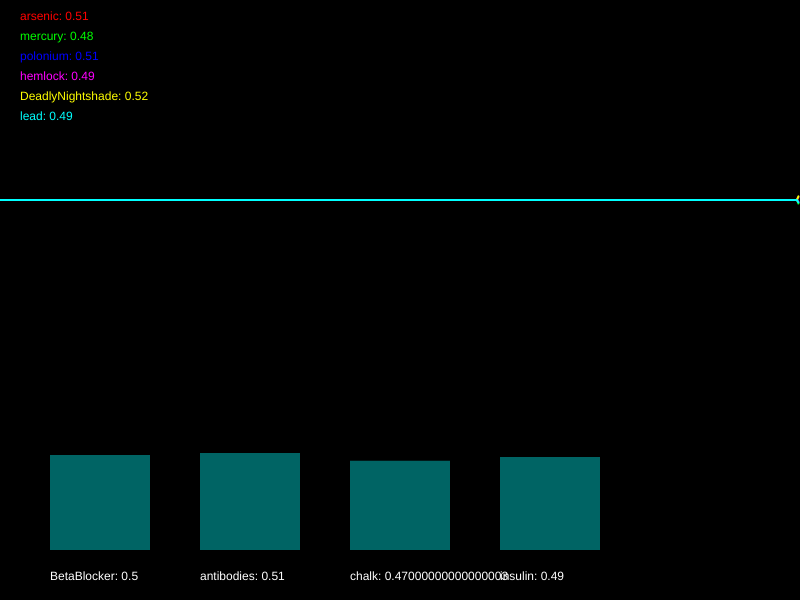
Frame 1 (no input)
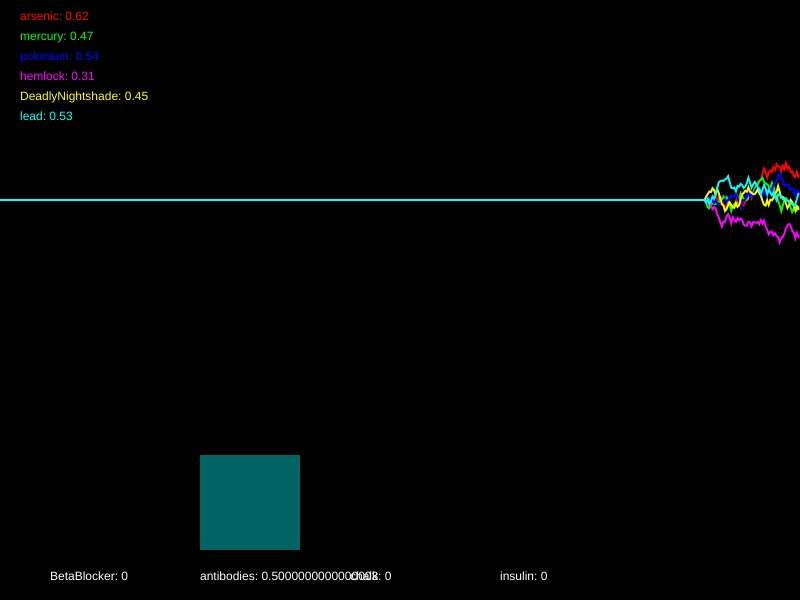
Frame 60 (no input)
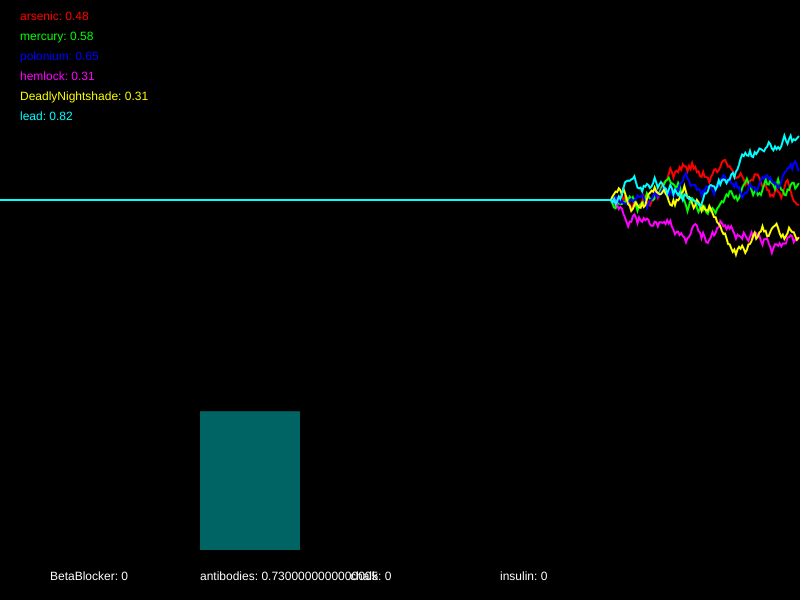
Frame 120 (the mouse pressed at the canvas centre since frame 60)

The p5.js sketch that drew these frames (run headless with seeded random() and noise() and a simulated clock; from frame 60 on, the mouse is pressed at the canvas centre):

// p5.js sketch
// ── sketch.js
/*

Officer: 5031189
CaseNum: 401-2-70076233-5031189

Case 401 - The Case of Norbert's Weiner Stand
Stage 3 - Bilious bagel

As I suspected Norbert has struck again. Ever inventive he’s set up a bagel stand and has laced the cream cheese with an ingenious but vicious toxin. This one is quite deadly so get yourself down to the lab right away.

You must develop the antidote by using conditional statements in the draw loop to do the following.

	- When polonium goes above 0.47, or on the other hand, lead dips below 0.67 and hemlock goes above 0.44, reduce BetaBlocker by 0.05
	- If DeadlyNightshade dips below 0.32 or arsenic goes above 0.49, try increasing BetaBlocker by 0.05
	- If arsenic goes above 0.65 or hemlock goes above 0.35, whilst at the same time, mercury goes above 0.53, reduce antibodies by 0.04
	- If lead dips below 0.73 or polonium dips below 0.28, increment antibodies by 0.01
	- If polonium dips below 0.7 or mercury goes above 0.66, reduce chalk by 0.04
	- When lead goes above 0.4 or DeadlyNightshade goes above 0.29, increase chalk by 0.01
	- When mercury goes above 0.55 or hemlock dips below 0.62, decrement insulin by 0.04
	- When polonium goes above 0.38 and arsenic dips below 0.53, or on the other hand, lead goes above 0.66, raise insulin by 0.03


Your conditional statements should consider the following poisons:

	- arsenic
	- mercury
	- polonium
	- hemlock
	- DeadlyNightshade
	- lead


Your conditional statements should modify the following antidotes:

	- BetaBlocker
	- antibodies
	- chalk
	- insulin


- There are many ways to complete this task but you should only use the following commands:

	if(){}
	>
	<
	&&
	||
	+=
	-=

*/

//Declare the poison variables
var arsenic;
var mercury;
var polonium;
var hemlock;
var DeadlyNightshade;
var lead;

//Declare the antidote variables
var BetaBlocker;
var antibodies;
var chalk;
var insulin;

//This variable is used for drawing the graph
var graphs;

function setup() {
   createCanvas(800, 600);
   strokeWeight(2);

   //initialise the poisons and antidotes
   arsenic = 0.5;
   mercury = 0.5;
   polonium = 0.5;
   hemlock = 0.5;
   DeadlyNightshade = 0.5;
   lead = 0.5;
   BetaBlocker = 0.5;
   antibodies = 0.5;
   chalk = 0.5;
   insulin = 0.5;

   //fills the graph with empty values
   graphs = [];

   for (var i = 0; i < 6; i++) {
      graphs.push([]);
      for (var j = 0; j < 512; j++) {
         graphs[i].push(0.5);
      }
   }
}

function draw() {
   //Develop the antidote below
   //Write conditional statements to change the amount of each substance ...

   // - When polonium goes above 0.47, or on the other hand, lead dips below 0.67 and hemlock goes above 0.44, reduce BetaBlocker by 0.05
   // - If DeadlyNightshade dips below 0.32 or arsenic goes above 0.49, try increasing BetaBlocker by 0.05
   // - If arsenic goes above 0.65 or hemlock goes above 0.35, whilst at the same time, mercury goes above 0.53, reduce antibodies by 0.04
   // - If lead dips below 0.73 or polonium dips below 0.28, increment antibodies by 0.01
   // - If polonium dips below 0.7 or mercury goes above 0.66, reduce chalk by 0.04
   // - When lead goes above 0.4 or DeadlyNightshade goes above 0.29, increase chalk by 0.01
   // - When mercury goes above 0.55 or hemlock dips below 0.62, decrement insulin by 0.04
   // - When polonium goes above 0.38 and arsenic dips below 0.53, or on the other hand, lead goes above 0.66, raise insulin by 0.03

   //////////////////////////////////////////////////////
   if (polonium > 0.47 || (lead < 0.67 && hemlock > 0.44)) BetaBlocker -= 0.05;
   if (DeadlyNightshade < 0.32 || arsenic > 0.49) BetaBlocker += 0.05;
   if ((arsenic > 0.65 || hemlock > 0.35) && mercury > 0.53) antibodies -= 0.04;
   if (lead < 0.73 || polonium < 0.28) antibodies += 0.01;
   if (polonium < 0.7 || mercury > 0.66) chalk -= 0.04;
   if (lead > 0.4 || DeadlyNightshade > 0.29) chalk += 0.01;
   if (mercury > 0.55 || hemlock < 0.62) insulin -= 0.04;
   if ((polonium > 0.38 && arsenic < 0.53) || lead > 0.66) insulin += 0.03;

   //the code below generates new values using random numbers

   /*
		For testing, you might want to temporarily comment out
		these lines and set the same variables to constant values
		instead.
	*/

   arsenic = nextValue(graphs[0], arsenic);
   mercury = nextValue(graphs[1], mercury);
   polonium = nextValue(graphs[2], polonium);
   hemlock = nextValue(graphs[3], hemlock);
   DeadlyNightshade = nextValue(graphs[4], DeadlyNightshade);
   lead = nextValue(graphs[5], lead);

   BetaBlocker = constrain(BetaBlocker, 0, 1);
   antibodies = constrain(antibodies, 0, 1);
   chalk = constrain(chalk, 0, 1);
   insulin = constrain(insulin, 0, 1);

   ///////// DO NOT CHANGE THE CODE BELOW ///////////

   //drawing code

   // set background
   background(0);
   noFill();

   //draw the graphs for the vitals
   var colors = [
      color(255, 0, 0),
      color(0, 255, 0),
      color(0, 0, 255),
      color(255, 0, 255),
      color(255, 255, 0),
      color(0, 255, 255),
   ];

   for (var i = 0; i < graphs.length; i++) {
      stroke(colors[i]);
      drawGraph(graphs[i]);
   }

   //draw the poisons as text
   noStroke();
   fill(colors[0]);
   text('arsenic: ' + nf(arsenic, 1, 2), 20, 20);
   fill(colors[1]);
   text('mercury: ' + nf(mercury, 1, 2), 20, 40);
   fill(colors[2]);
   text('polonium: ' + nf(polonium, 1, 2), 20, 60);
   fill(colors[3]);
   text('hemlock: ' + nf(hemlock, 1, 2), 20, 80);
   fill(colors[4]);
   text('DeadlyNightshade: ' + nf(DeadlyNightshade, 1, 2), 20, 100);
   fill(colors[5]);
   text('lead: ' + nf(lead, 1, 2), 20, 120);

   //draw the antidotes bar chart
   drawBar(BetaBlocker, 50, 'BetaBlocker');
   drawBar(antibodies, 200, 'antibodies');
   drawBar(chalk, 350, 'chalk');
   drawBar(insulin, 500, 'insulin');
}

function nextValue(graph, val) {
   //gets the next value for a vital and puts it in an array for drawing
   var delta = random(-0.03, 0.03);

   val += delta;
   if (val > 1 || val < 0) {
      delta *= -1;
      val += delta * 2;
   }

   graph.push(val);
   graph.shift();
   return val;
}

function drawGraph(graph) {
   //draws an array as a graph
   beginShape();
   for (var i = 0; i < graph.length; i++) {
      vertex((width * i) / 512, height * 0.5 - (graph[i] * height) / 3);
   }
   endShape();
}

function drawBar(val, x, name) {
   //draws the bars for bar chart
   noStroke();
   fill(0, 100, 100);
   var mh = height * 0.4 - 50;
   rect(x, height - 50 - val * mh, 100, val * mh);
   fill(255);
   text(name + ': ' + val, x, height - 20);
}
